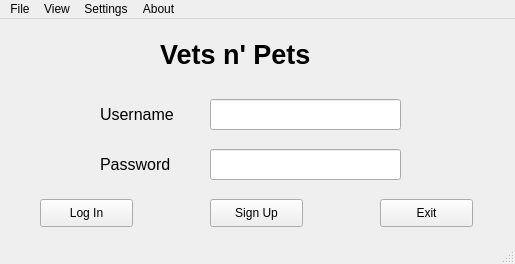
<?xml version="1.0" encoding="UTF-8"?>
<ui version="4.0">
 <class>MainWindow</class>
 <widget class="QMainWindow" name="MainWindow">
  <property name="geometry">
   <rect>
    <x>0</x>
    <y>0</y>
    <width>515</width>
    <height>264</height>
   </rect>
  </property>
  <property name="windowTitle">
   <string>MainWindow</string>
  </property>
  <widget class="QWidget" name="centralwidget">
   <widget class="QLabel" name="label">
    <property name="geometry">
     <rect>
      <x>100</x>
      <y>80</y>
      <width>91</width>
      <height>31</height>
     </rect>
    </property>
    <property name="font">
     <font>
      <pointsize>12</pointsize>
     </font>
    </property>
    <property name="text">
     <string>Username</string>
    </property>
   </widget>
   <widget class="QLabel" name="label_2">
    <property name="geometry">
     <rect>
      <x>100</x>
      <y>130</y>
      <width>91</width>
      <height>31</height>
     </rect>
    </property>
    <property name="font">
     <font>
      <pointsize>12</pointsize>
     </font>
    </property>
    <property name="text">
     <string>Password</string>
    </property>
   </widget>
   <widget class="QLabel" name="label_3">
    <property name="geometry">
     <rect>
      <x>160</x>
      <y>10</y>
      <width>201</width>
      <height>51</height>
     </rect>
    </property>
    <property name="font">
     <font>
      <pointsize>20</pointsize>
      <weight>75</weight>
      <bold>true</bold>
     </font>
    </property>
    <property name="text">
     <string>Vets n' Pets</string>
    </property>
   </widget>
   <widget class="QLineEdit" name="lineEdit">
    <property name="geometry">
     <rect>
      <x>210</x>
      <y>80</y>
      <width>191</width>
      <height>31</height>
     </rect>
    </property>
   </widget>
   <widget class="QLineEdit" name="lineEdit_2">
    <property name="geometry">
     <rect>
      <x>210</x>
      <y>130</y>
      <width>191</width>
      <height>31</height>
     </rect>
    </property>
   </widget>
   <widget class="QPushButton" name="pushButton">
    <property name="geometry">
     <rect>
      <x>40</x>
      <y>180</y>
      <width>93</width>
      <height>28</height>
     </rect>
    </property>
    <property name="text">
     <string>Log In</string>
    </property>
   </widget>
   <widget class="QPushButton" name="pushButton_2">
    <property name="geometry">
     <rect>
      <x>210</x>
      <y>180</y>
      <width>93</width>
      <height>28</height>
     </rect>
    </property>
    <property name="text">
     <string>Sign Up</string>
    </property>
   </widget>
   <widget class="QPushButton" name="pushButton_3">
    <property name="geometry">
     <rect>
      <x>380</x>
      <y>180</y>
      <width>93</width>
      <height>28</height>
     </rect>
    </property>
    <property name="text">
     <string>Exit</string>
    </property>
   </widget>
  </widget>
  <widget class="QMenuBar" name="menubar">
   <property name="geometry">
    <rect>
     <x>0</x>
     <y>0</y>
     <width>515</width>
     <height>26</height>
    </rect>
   </property>
   <widget class="QMenu" name="menuFile">
    <property name="title">
     <string>File</string>
    </property>
   </widget>
   <widget class="QMenu" name="menuView">
    <property name="title">
     <string>View</string>
    </property>
   </widget>
   <widget class="QMenu" name="menuSettings">
    <property name="title">
     <string>Settings</string>
    </property>
   </widget>
   <widget class="QMenu" name="menuAbout">
    <property name="title">
     <string>About</string>
    </property>
   </widget>
   <addaction name="menuFile"/>
   <addaction name="menuView"/>
   <addaction name="menuSettings"/>
   <addaction name="menuAbout"/>
  </widget>
  <widget class="QStatusBar" name="statusbar"/>
 </widget>
 <resources/>
 <connections/>
</ui>
